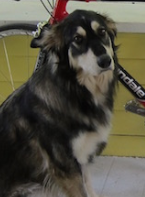
#> input picture rec/dataset/My_Dog.png, 145 x 197 px
$ python dog.py
#> lines starting #> are read from the running program, lines starting #| are printed output that depends on the picture
import cv2

# Load the image
img = cv2.imread('dataset/My_Dog.png')
#> img is the input picture: shape (197, 145, 3); mean B, G, R 66.9, 81.7, 85.5
# Load the pre-trained Haar Cascade classifier for dog detection
dog_cascade = cv2.CascadeClassifier('path/to/haarcascade_frontalface_default.xml')
gray_img = cv2.cvtColor(img, cv2.COLOR_BGR2GRAY)
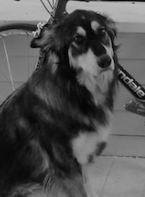
#> gray_img: shape (197, 145); min 2, max 198, mean 81.1
dogs = dog_cascade.detectMultiScale(gray_img, scaleFactor=1.1, minNeighbors=5)
#> dogs = ()
for (x, y, w, h) in dogs:
    cv2.rectangle(img, (x, y), (x + w, y + h), (255, 0, 0), 2)
#> this loop made 0 passes
cv2.imshow('Detected Dogs', img)
cv2.waitKey(0)
cv2.destroyAllWindows()
